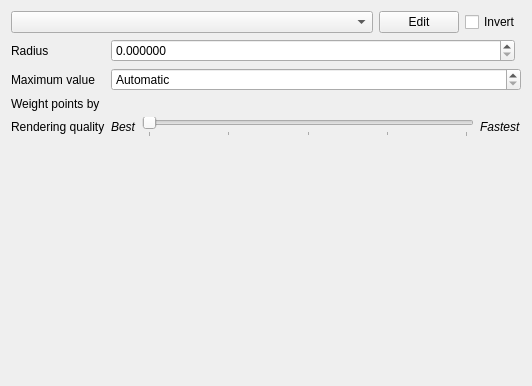
<?xml version="1.0" encoding="UTF-8"?>
<ui version="4.0">
 <class>QgsHeatmapRendererWidgetBase</class>
 <widget class="QWidget" name="QgsHeatmapRendererWidgetBase">
  <property name="geometry">
   <rect>
    <x>0</x>
    <y>0</y>
    <width>532</width>
    <height>386</height>
   </rect>
  </property>
  <property name="windowTitle">
   <string>Form</string>
  </property>
  <layout class="QGridLayout" name="gridLayout" columnstretch="0,1,0">
   <item row="5" column="2">
    <spacer name="verticalSpacer">
     <property name="orientation">
      <enum>Qt::Vertical</enum>
     </property>
     <property name="sizeHint" stdset="0">
      <size>
       <width>20</width>
       <height>40</height>
      </size>
     </property>
    </spacer>
   </item>
   <item row="2" column="1" colspan="2">
    <widget class="QgsDoubleSpinBox" name="mMaxSpinBox">
     <property name="sizePolicy">
      <sizepolicy hsizetype="Minimum" vsizetype="Fixed">
       <horstretch>1</horstretch>
       <verstretch>0</verstretch>
      </sizepolicy>
     </property>
     <property name="specialValueText">
      <string>Automatic</string>
     </property>
     <property name="decimals">
      <number>6</number>
     </property>
     <property name="maximum">
      <double>99999999.000000000000000</double>
     </property>
     <property name="singleStep">
      <double>0.200000000000000</double>
     </property>
    </widget>
   </item>
   <item row="1" column="0">
    <widget class="QLabel" name="label_2">
     <property name="text">
      <string>Radius</string>
     </property>
    </widget>
   </item>
   <item row="4" column="0">
    <widget class="QLabel" name="label_3">
     <property name="text">
      <string>Rendering quality</string>
     </property>
    </widget>
   </item>
   <item row="4" column="1" colspan="2">
    <layout class="QHBoxLayout" name="horizontalLayout_3">
     <item>
      <widget class="QLabel" name="label_4">
       <property name="text">
        <string>&lt;html&gt;&lt;head/&gt;&lt;body&gt;&lt;p&gt;&lt;span style=&quot; font-style:italic;&quot;&gt;Best&lt;/span&gt;&lt;/p&gt;&lt;/body&gt;&lt;/html&gt;</string>
       </property>
       <property name="textFormat">
        <enum>Qt::RichText</enum>
       </property>
      </widget>
     </item>
     <item>
      <widget class="QSlider" name="mQualitySlider">
       <property name="minimum">
        <number>1</number>
       </property>
       <property name="maximum">
        <number>5</number>
       </property>
       <property name="pageStep">
        <number>1</number>
       </property>
       <property name="orientation">
        <enum>Qt::Horizontal</enum>
       </property>
       <property name="invertedAppearance">
        <bool>false</bool>
       </property>
       <property name="invertedControls">
        <bool>false</bool>
       </property>
       <property name="tickPosition">
        <enum>QSlider::TicksBelow</enum>
       </property>
      </widget>
     </item>
     <item>
      <widget class="QLabel" name="label_5">
       <property name="text">
        <string>&lt;html&gt;&lt;head/&gt;&lt;body&gt;&lt;p&gt;&lt;span style=&quot; font-style:italic;&quot;&gt;Fastest&lt;/span&gt;&lt;/p&gt;&lt;/body&gt;&lt;/html&gt;</string>
       </property>
       <property name="textFormat">
        <enum>Qt::RichText</enum>
       </property>
      </widget>
     </item>
    </layout>
   </item>
   <item row="0" column="0" colspan="3">
    <layout class="QHBoxLayout" name="horizontalLayout" stretch="1,0,0">
     <item>
      <widget class="QgsColorRampComboBox" name="mRampComboBox"/>
     </item>
     <item>
      <widget class="QPushButton" name="mButtonEditRamp">
       <property name="maximumSize">
        <size>
         <width>100</width>
         <height>16777215</height>
        </size>
       </property>
       <property name="text">
        <string>Edit</string>
       </property>
      </widget>
     </item>
     <item>
      <widget class="QCheckBox" name="mInvertCheckBox">
       <property name="text">
        <string>Invert</string>
       </property>
      </widget>
     </item>
    </layout>
   </item>
   <item row="2" column="0">
    <widget class="QLabel" name="label">
     <property name="text">
      <string>Maximum value</string>
     </property>
    </widget>
   </item>
   <item row="3" column="1" colspan="2">
    <widget class="QgsFieldExpressionWidget" name="mWeightExpressionWidget">
     <property name="sizePolicy">
      <sizepolicy hsizetype="Expanding" vsizetype="Preferred">
       <horstretch>0</horstretch>
       <verstretch>0</verstretch>
      </sizepolicy>
     </property>
     <property name="maximumSize">
      <size>
       <width>16777215</width>
       <height>16777215</height>
      </size>
     </property>
     <property name="focusPolicy">
      <enum>Qt::StrongFocus</enum>
     </property>
     <property name="filters">
      <set>QgsFieldProxyModel::Numeric</set>
     </property>
    </widget>
   </item>
   <item row="3" column="0">
    <widget class="QLabel" name="label_6">
     <property name="text">
      <string>Weight points by</string>
     </property>
    </widget>
   </item>
   <item row="1" column="1" colspan="2">
    <layout class="QHBoxLayout" name="horizontalLayout_2">
     <item>
      <widget class="QgsDoubleSpinBox" name="mRadiusSpinBox">
       <property name="sizePolicy">
        <sizepolicy hsizetype="Minimum" vsizetype="Fixed">
         <horstretch>1</horstretch>
         <verstretch>0</verstretch>
        </sizepolicy>
       </property>
       <property name="decimals">
        <number>6</number>
       </property>
       <property name="maximum">
        <double>99999999.000000000000000</double>
       </property>
       <property name="singleStep">
        <double>0.200000000000000</double>
       </property>
      </widget>
     </item>
     <item>
      <widget class="QgsUnitSelectionWidget" name="mRadiusUnitWidget" native="true"/>
     </item>
    </layout>
   </item>
  </layout>
 </widget>
 <customwidgets>
  <customwidget>
   <class>QgsDoubleSpinBox</class>
   <extends>QDoubleSpinBox</extends>
   <header>qgsdoublespinbox.h</header>
  </customwidget>
  <customwidget>
   <class>QgsFieldExpressionWidget</class>
   <extends>QWidget</extends>
   <header>qgsfieldexpressionwidget.h</header>
   <container>1</container>
  </customwidget>
  <customwidget>
   <class>QgsUnitSelectionWidget</class>
   <extends>QWidget</extends>
   <header>qgsunitselectionwidget.h</header>
   <container>1</container>
  </customwidget>
  <customwidget>
   <class>QgsColorRampComboBox</class>
   <extends>QComboBox</extends>
   <header>qgscolorrampcombobox.h</header>
  </customwidget>
 </customwidgets>
 <tabstops>
  <tabstop>mRampComboBox</tabstop>
  <tabstop>mButtonEditRamp</tabstop>
  <tabstop>mInvertCheckBox</tabstop>
  <tabstop>mRadiusSpinBox</tabstop>
  <tabstop>mMaxSpinBox</tabstop>
  <tabstop>mWeightExpressionWidget</tabstop>
  <tabstop>mQualitySlider</tabstop>
 </tabstops>
 <resources/>
 <connections/>
</ui>
